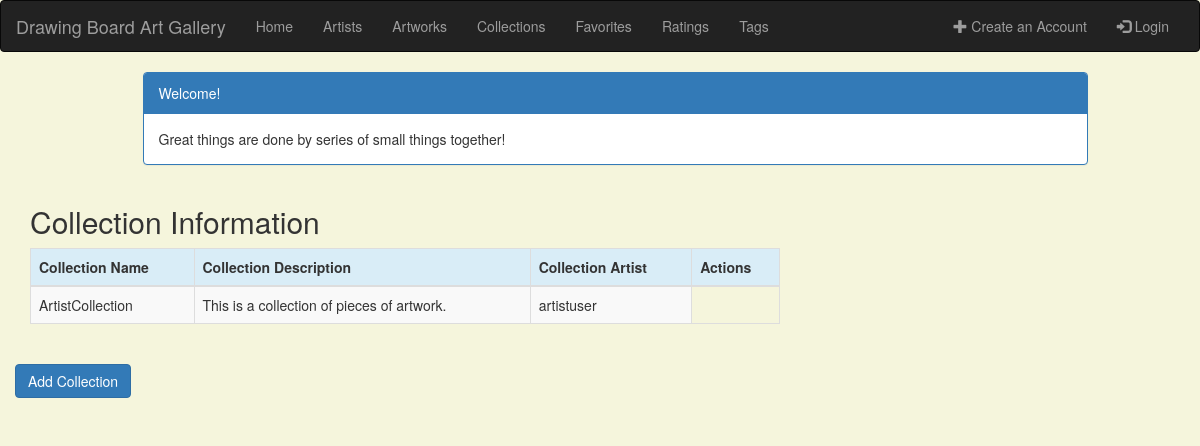
/collection_list, run on an earlier commit of the app's database.
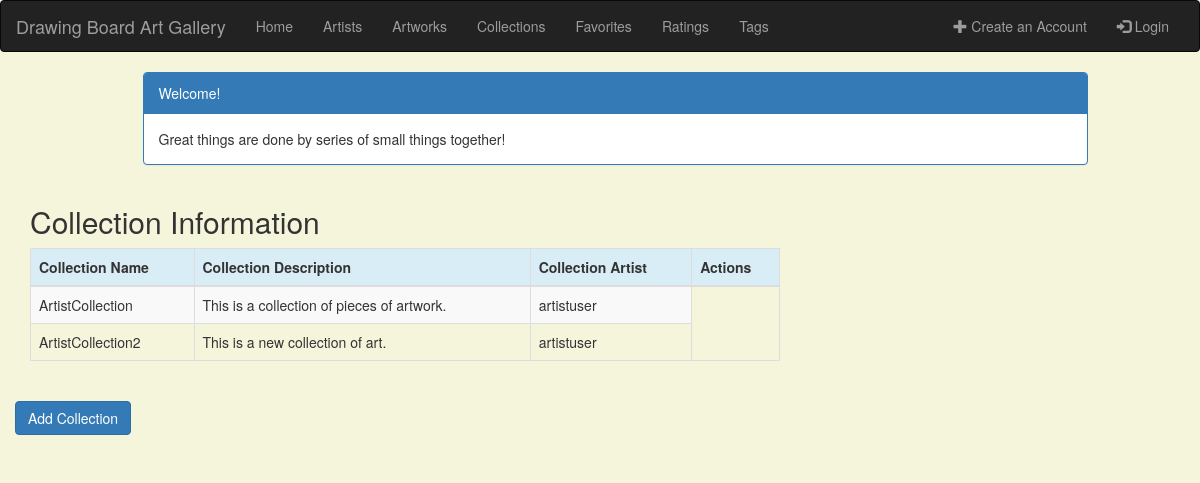
And on a later commit of the database.
### gallery/models.py (models this page shows)
class Collection(models.Model):
    collection_name = models.CharField(max_length=200)
    collection_description = models.TextField(max_length=280, null=True, blank=True)
    collection_artist = models.ForeignKey('Artist', on_delete=models.CASCADE)
    artwork = models.ManyToManyField(Artwork, blank=True)
    def __str__(self):
        return f'{self.collection_name}'

class Artist(models.Model):
    user = models.OneToOneField(User, on_delete=models.CASCADE)
    artist_role = models.BooleanField(default=True)
    description = models.TextField(max_length=280, null=True, blank=True)  # this is the default for all descriptions
    profile_picture = models.ImageField(upload_to='images/', null=True, blank=True)
    def __str__(self):
        return f'{self.user}'

### gallery/views.py (the view)
# urls.py: path('collection_list', views.collection_list, name='collection_list'),
def collection_list(request):
    collection = Collection.objects.all()
    print(collection)
    return render(request, 'gallery/collection_list.html',
                  {'collections': collection})

### gallery/templates/gallery/collection_list.html (shortened to what this page needs)
<!DOCTYPE html>
<html lang="en">
{% extends 'gallery/base.html' %}
{% block content %}
    <html>
    <head>
        <link rel="stylesheet" href="https://maxcdn.bootstrapcdn.com/bootstrap/3.3.4/css/bootstrap.min.css">
    </head>
    <body>
    <div class="container">
        <div class="row">
            <div class="col-md-10 col-md-offset-1">
                <div class="panel panel-primary">
                    <div class="panel-heading">Welcome!</div>
                    <div class="panel-body">
                        Great things are done by series of small things together!
                    </div>
                </div>
            </div>
        </div>
    </div>
    <div class="row">
        <h2 style="padding-left: 15Px">Collection Information</h2>
    </div>
    <div>
        <table class="table table-striped table-bordered table-hover">
            <thead>
            <tr class="bg-info">
                <th>Collection Name</th>
                <th>Collection Description</th>
                <th>Collection Artist</th>
                <th colspan="3">Actions</th>
            </tr>
            </thead>
            <tbody>
            {% for collection in collections %}
                <tr>
                    <td>{{ collection.collection_name }}</td>
                    <td>{{ collection.collection_description }}</td>
                    <td>{{ collection.collection_artist }}</td>
                </tr>
            {% endfor %}
            </tbody>
        </table>
    </div>
     <div class="row">
        <a href="{% url 'gallery:artwork_new' %}" class="row"><span
                    class="btn btn-primary">Add Collection</span></a>
     </div>
    </body>
    </html>
{% endblock %}

### gallery/templates/gallery/base.html (shortened to what this page needs)
<!DOCTYPE html>
{% load static %}
<html lang="en">
<head>
    <link rel="stylesheet" href="https://maxcdn.bootstrapcdn.com/bootstrap/3.3.7/css/bootstrap.min.css">
</head>
<body id="app-layout">
<nav class="navbar navbar-inverse">
    <div class="container-fluid">
        <div class="navbar-header">
            <a class="navbar-brand" href="/">
                Drawing Board Art Gallery
            </a>
        </div>
        <div class="collapse navbar-collapse" id="myNavbar">
            <ul class="nav navbar-nav">
                <li><a href="{% url 'gallery:home' %}">Home</a></li>
                <li><a href="{% url 'gallery:artist_list' %}">Artists</a></li>
                <li><a href="{% url 'gallery:artwork_list' %}">Artworks</a></li>
                <li><a href="{% url 'gallery:collection_list' %}">Collections</a></li>
                <li><a href="{% url 'gallery:favorite_list' %}">Favorites</a></li>
                <li><a href="{% url 'gallery:rating_list' %}">Ratings</a></li>
                <li><a href="{% url 'gallery:tag_list' %}">Tags</a></li>
            </ul>
            <ul class="nav navbar-nav navbar-right">
                {% if user.is_authenticated %}
                    <li class="dropdown">
                        <a href="#" class="dropdown-toggle" data-toggle="dropdown" role="button" aria-expanded="false">
                            <span class="caret"></span>
                        </a>
                        <ul class="dropdown-menu" role="menu">
                            <li><a href="{% url 'gallery:account_details' %}"><i class ="fa fa-pencil fa-fw"></i> Account Details</a></li>
                            <li><a href="{% url 'password_change' %}"><i class="fa fa-btn fa-sign-out"></i>Change Password</a></li>
                            <li><a href="{% url 'logout' %}"><i class="fa fa-btn fa-sign-out"></i> Logout</a></li>
                        </ul>
                    </li>
                {% else %}
                    <li><a href="{% url 'gallery:create_account' %}"><span class="glyphicon glyphicon-plus"></span> Create an Account</a></li>
                    <li><a href="{% url 'login' %}"><span class="glyphicon glyphicon-log-in"></span> Login</a></li>
                {% endif %}
            </ul>
        </div>
    </div>
</nav>
<div class="content container">
    <div class="row">
        <div class="col-md-8">
            {% block content %}{% endblock %}
        </div>
    </div>
</body>
</html>

### gallery/templates/gallery/base.html (style rules this page uses)
.navbar { margin-bottom: 0; border-radius: 0; }

### gallery/templates/gallery/collection_list.html (style rules this page uses)
body { background-color: beige; }

What changed in the data, as far as the page shows it:
added Collection: collection_name "ArtistCollection2", collection_description "This is a new collection of art.", collection_artist "artistuser"
